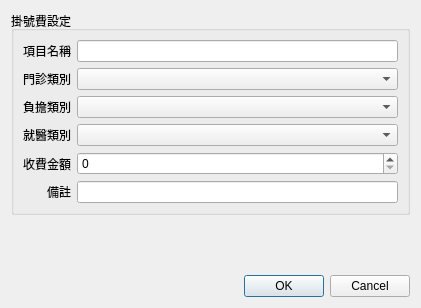
<?xml version="1.0" encoding="UTF-8"?>
<ui version="4.0">
 <class>Dialog_medical_record_list</class>
 <widget class="QDialog" name="Dialog_medical_record_list">
  <property name="windowModality">
   <enum>Qt::NonModal</enum>
  </property>
  <property name="geometry">
   <rect>
    <x>0</x>
    <y>0</y>
    <width>421</width>
    <height>308</height>
   </rect>
  </property>
  <property name="sizePolicy">
   <sizepolicy hsizetype="Preferred" vsizetype="Preferred">
    <horstretch>0</horstretch>
    <verstretch>0</verstretch>
   </sizepolicy>
  </property>
  <property name="windowTitle">
   <string>掛號費設定</string>
  </property>
  <property name="modal">
   <bool>false</bool>
  </property>
  <layout class="QVBoxLayout" name="verticalLayout">
   <item>
    <widget class="QGroupBox" name="groupBox">
     <property name="title">
      <string>掛號費設定</string>
     </property>
     <layout class="QGridLayout" name="gridLayout">
      <item row="1" column="0">
       <widget class="QLabel" name="label_3">
        <property name="text">
         <string>門診類別</string>
        </property>
        <property name="alignment">
         <set>Qt::AlignRight|Qt::AlignTrailing|Qt::AlignVCenter</set>
        </property>
       </widget>
      </item>
      <item row="1" column="1">
       <widget class="QComboBox" name="comboBox_ins_type"/>
      </item>
      <item row="0" column="0" alignment="Qt::AlignLeft">
       <widget class="QLabel" name="label">
        <property name="sizePolicy">
         <sizepolicy hsizetype="Preferred" vsizetype="Preferred">
          <horstretch>0</horstretch>
          <verstretch>0</verstretch>
         </sizepolicy>
        </property>
        <property name="autoFillBackground">
         <bool>false</bool>
        </property>
        <property name="text">
         <string>項目名稱</string>
        </property>
        <property name="alignment">
         <set>Qt::AlignRight|Qt::AlignTrailing|Qt::AlignVCenter</set>
        </property>
        <property name="wordWrap">
         <bool>false</bool>
        </property>
       </widget>
      </item>
      <item row="0" column="1">
       <widget class="QLineEdit" name="lineEdit_item_name"/>
      </item>
      <item row="2" column="0">
       <widget class="QLabel" name="label_2">
        <property name="text">
         <string>負擔類別</string>
        </property>
        <property name="alignment">
         <set>Qt::AlignRight|Qt::AlignTrailing|Qt::AlignVCenter</set>
        </property>
       </widget>
      </item>
      <item row="3" column="0">
       <widget class="QLabel" name="label_4">
        <property name="text">
         <string>就醫類別</string>
        </property>
        <property name="alignment">
         <set>Qt::AlignRight|Qt::AlignTrailing|Qt::AlignVCenter</set>
        </property>
       </widget>
      </item>
      <item row="3" column="1">
       <widget class="QComboBox" name="comboBox_treat_type"/>
      </item>
      <item row="4" column="1">
       <widget class="QSpinBox" name="spinBox_amount">
        <property name="maximum">
         <number>9999</number>
        </property>
        <property name="singleStep">
         <number>10</number>
        </property>
       </widget>
      </item>
      <item row="4" column="0">
       <widget class="QLabel" name="label_5">
        <property name="text">
         <string>收費金額</string>
        </property>
        <property name="alignment">
         <set>Qt::AlignRight|Qt::AlignTrailing|Qt::AlignVCenter</set>
        </property>
       </widget>
      </item>
      <item row="2" column="1">
       <widget class="QComboBox" name="comboBox_share_type"/>
      </item>
      <item row="5" column="0">
       <widget class="QLabel" name="label_6">
        <property name="text">
         <string>備註</string>
        </property>
        <property name="alignment">
         <set>Qt::AlignRight|Qt::AlignTrailing|Qt::AlignVCenter</set>
        </property>
       </widget>
      </item>
      <item row="5" column="1">
       <widget class="QLineEdit" name="lineEdit_remark"/>
      </item>
     </layout>
    </widget>
   </item>
   <item>
    <spacer name="verticalSpacer">
     <property name="orientation">
      <enum>Qt::Vertical</enum>
     </property>
     <property name="sizeHint" stdset="0">
      <size>
       <width>20</width>
       <height>40</height>
      </size>
     </property>
    </spacer>
   </item>
   <item>
    <widget class="QDialogButtonBox" name="buttonBox">
     <property name="orientation">
      <enum>Qt::Horizontal</enum>
     </property>
     <property name="standardButtons">
      <set>QDialogButtonBox::Cancel|QDialogButtonBox::Ok</set>
     </property>
     <property name="centerButtons">
      <bool>false</bool>
     </property>
    </widget>
   </item>
  </layout>
 </widget>
 <tabstops>
  <tabstop>comboBox_ins_type</tabstop>
 </tabstops>
 <resources/>
 <connections>
  <connection>
   <sender>buttonBox</sender>
   <signal>accepted()</signal>
   <receiver>Dialog_medical_record_list</receiver>
   <slot>accept()</slot>
   <hints>
    <hint type="sourcelabel">
     <x>248</x>
     <y>254</y>
    </hint>
    <hint type="destinationlabel">
     <x>157</x>
     <y>274</y>
    </hint>
   </hints>
  </connection>
  <connection>
   <sender>buttonBox</sender>
   <signal>rejected()</signal>
   <receiver>Dialog_medical_record_list</receiver>
   <slot>reject()</slot>
   <hints>
    <hint type="sourcelabel">
     <x>316</x>
     <y>260</y>
    </hint>
    <hint type="destinationlabel">
     <x>286</x>
     <y>274</y>
    </hint>
   </hints>
  </connection>
 </connections>
</ui>
